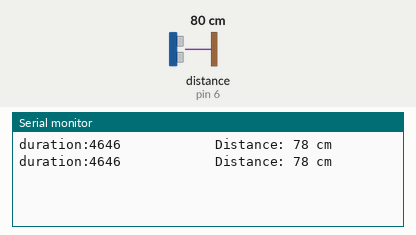
This sketch was run on a simulated Arduino Uno, built with avr-gcc and run on an emulated ATmega328P. Shown: the last lines printed to the serial monitor. Wiring (inferred from the names in the program): ultrasonic range finder: trigger pin 7; echo pin 6. The test bench sets the inputs (shaded band); at power-on: distance to the obstacle (sensor on pin 6) 80 cm. The echo pulse lasts 58.3 µs per cm.

Above: at 1.8 s.
1.9 s: distance to the obstacle (sensor on pin 6) set to 4 cm
At 2.8 s:
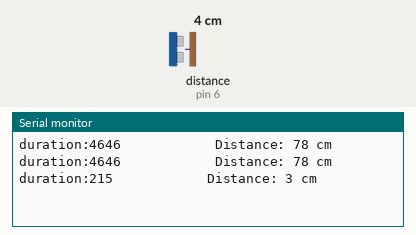
3.4 s: distance to the obstacle (sensor on pin 6) set to 2 cm
At 4.6 s:
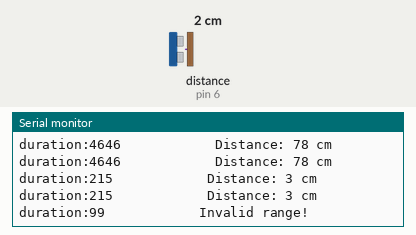

Measured:
- the behaviour switches between 3 and 2 cm on distance to the obstacle (sensor on pin 6) (found by bisection; images 1 and 2)
- after the input at 1.9 s, the serial monitor: prints a new line after 0.11 s (image 1)
- after the input at 3.4 s, the serial monitor: prints a new line after 0.62 s (image 2)

The sketch:

UltrasonicDistanceEnsor.ino
```cpp
const int trig = 7;
const int echo = 6;
void setup () {
  pinMode(trig, OUTPUT);
  pinMode(echo, INPUT);
  digitalWrite(trig, LOW);
  Serial.begin(9600);
}
void loop () {
//send an impulse to trigger the sensor start the measurement
digitalWrite(trig, HIGH);
delayMicroseconds(15); //minimum impulse width required by HC-SR4 sensor
digitalWrite(trig, LOW);
long duration = pulseIn(echo, HIGH);
// this function waits for the pin to go HIGH ,
//starts timing, then waits for the pin to go LOW and stops timing.
//Returns the length of the pulse in microseconds
//’duration’ is the time it takes sound from the transmitter back //to the receiver after it bounces off an obstacle
const long vsound = 340; // [m/s]
long dist = (duration / 2) * vsound / 10000; // 10000 is just the scalingfactor to get the result in [cm]
if (dist > 500 || dist < 2) {
  Serial.print("duration:");
  Serial.print(duration);
  Serial.print("            ");
  Serial.println("Invalid range!");
}
else
{
  Serial.print("duration:");
  Serial.print(duration);
  Serial.print("            ");
  Serial.print("Distance: ");
  Serial.print(dist);
  Serial.println(" cm");
}
delay(1000); }
```
